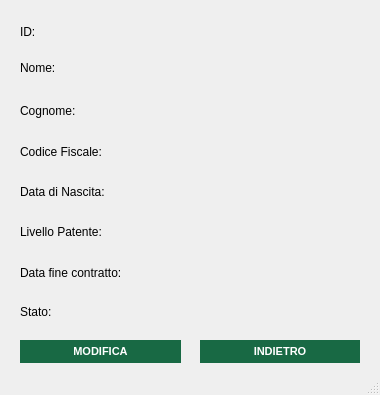
<?xml version="1.0" encoding="UTF-8"?>
<ui version="4.0">
 <class>visualizzaoperatore_window</class>
 <widget class="QMainWindow" name="visualizzaoperatore_window">
  <property name="geometry">
   <rect>
    <x>0</x>
    <y>0</y>
    <width>380</width>
    <height>395</height>
   </rect>
  </property>
  <property name="minimumSize">
   <size>
    <width>380</width>
    <height>395</height>
   </size>
  </property>
  <property name="maximumSize">
   <size>
    <width>380</width>
    <height>395</height>
   </size>
  </property>
  <property name="windowTitle">
   <string>Visualizza Operatore</string>
  </property>
  <property name="windowIcon">
   <iconset resource="xz.qrc">
    <normaloff>:/images/images/AnconAmbiente_Logo.png</normaloff>:/images/images/AnconAmbiente_Logo.png</iconset>
  </property>
  <widget class="QWidget" name="visualizzaoperatore_widget">
   <widget class="QLabel" name="label">
    <property name="geometry">
     <rect>
      <x>20</x>
      <y>58</y>
      <width>110</width>
      <height>20</height>
     </rect>
    </property>
    <property name="text">
     <string>Nome:</string>
    </property>
   </widget>
   <widget class="QLabel" name="label_2">
    <property name="geometry">
     <rect>
      <x>20</x>
      <y>101</y>
      <width>110</width>
      <height>20</height>
     </rect>
    </property>
    <property name="text">
     <string>Cognome:</string>
    </property>
   </widget>
   <widget class="QLabel" name="label_3">
    <property name="geometry">
     <rect>
      <x>20</x>
      <y>225</y>
      <width>110</width>
      <height>13</height>
     </rect>
    </property>
    <property name="text">
     <string>Livello Patente:</string>
    </property>
   </widget>
   <widget class="QPushButton" name="modifica_button">
    <property name="geometry">
     <rect>
      <x>20</x>
      <y>340</y>
      <width>161</width>
      <height>23</height>
     </rect>
    </property>
    <property name="styleSheet">
     <string notr="true">QPushButton{
background-color:rgb(24, 105, 68);
color: white;
border-style: outset;
font:  bold 11px


}

QPushButton:hover{
background-color:rgb(170, 203, 108);
color: white;
border-style: outset;
font:  bold 11px
}</string>
    </property>
    <property name="text">
     <string>MODIFICA</string>
    </property>
   </widget>
   <widget class="QPushButton" name="indietro_button">
    <property name="geometry">
     <rect>
      <x>200</x>
      <y>340</y>
      <width>160</width>
      <height>23</height>
     </rect>
    </property>
    <property name="styleSheet">
     <string notr="true">QPushButton{
background-color:rgb(24, 105, 68);
color: white;
border-style: outset;
font:  bold 11px


}

QPushButton:hover{
background-color:rgb(170, 203, 108);
color: white;
border-style: outset;
font:  bold 11px
}</string>
    </property>
    <property name="text">
     <string>INDIETRO</string>
    </property>
   </widget>
   <widget class="QLabel" name="label_4">
    <property name="geometry">
     <rect>
      <x>20</x>
      <y>265</y>
      <width>131</width>
      <height>16</height>
     </rect>
    </property>
    <property name="text">
     <string>Data fine contratto:</string>
    </property>
   </widget>
   <widget class="QLabel" name="label_6">
    <property name="geometry">
     <rect>
      <x>20</x>
      <y>145</y>
      <width>110</width>
      <height>13</height>
     </rect>
    </property>
    <property name="text">
     <string>Codice Fiscale:</string>
    </property>
   </widget>
   <widget class="QLabel" name="label_5">
    <property name="geometry">
     <rect>
      <x>20</x>
      <y>185</y>
      <width>110</width>
      <height>13</height>
     </rect>
    </property>
    <property name="text">
     <string>Data di Nascita:</string>
    </property>
   </widget>
   <widget class="QLabel" name="label_7">
    <property name="geometry">
     <rect>
      <x>20</x>
      <y>25</y>
      <width>110</width>
      <height>13</height>
     </rect>
    </property>
    <property name="text">
     <string>ID:</string>
    </property>
   </widget>
   <widget class="QLabel" name="id_label">
    <property name="geometry">
     <rect>
      <x>170</x>
      <y>25</y>
      <width>370</width>
      <height>13</height>
     </rect>
    </property>
    <property name="text">
     <string/>
    </property>
   </widget>
   <widget class="QLabel" name="nome_label">
    <property name="geometry">
     <rect>
      <x>170</x>
      <y>65</y>
      <width>370</width>
      <height>13</height>
     </rect>
    </property>
    <property name="text">
     <string/>
    </property>
   </widget>
   <widget class="QLabel" name="cognome_label">
    <property name="geometry">
     <rect>
      <x>170</x>
      <y>105</y>
      <width>370</width>
      <height>13</height>
     </rect>
    </property>
    <property name="text">
     <string/>
    </property>
   </widget>
   <widget class="QLabel" name="cf_label">
    <property name="geometry">
     <rect>
      <x>170</x>
      <y>145</y>
      <width>370</width>
      <height>16</height>
     </rect>
    </property>
    <property name="text">
     <string/>
    </property>
   </widget>
   <widget class="QLabel" name="datanascita_label">
    <property name="geometry">
     <rect>
      <x>170</x>
      <y>185</y>
      <width>370</width>
      <height>13</height>
     </rect>
    </property>
    <property name="text">
     <string/>
    </property>
   </widget>
   <widget class="QLabel" name="patente_label">
    <property name="geometry">
     <rect>
      <x>170</x>
      <y>225</y>
      <width>370</width>
      <height>13</height>
     </rect>
    </property>
    <property name="text">
     <string/>
    </property>
   </widget>
   <widget class="QLabel" name="datacontratto_label">
    <property name="geometry">
     <rect>
      <x>170</x>
      <y>265</y>
      <width>370</width>
      <height>13</height>
     </rect>
    </property>
    <property name="text">
     <string/>
    </property>
   </widget>
   <widget class="QLabel" name="stato_label">
    <property name="geometry">
     <rect>
      <x>170</x>
      <y>305</y>
      <width>370</width>
      <height>13</height>
     </rect>
    </property>
    <property name="text">
     <string/>
    </property>
   </widget>
   <widget class="QLabel" name="label_9">
    <property name="geometry">
     <rect>
      <x>20</x>
      <y>305</y>
      <width>110</width>
      <height>13</height>
     </rect>
    </property>
    <property name="text">
     <string>Stato:</string>
    </property>
   </widget>
  </widget>
  <widget class="QStatusBar" name="statusbar"/>
 </widget>
 <resources>
  <include location="xz.qrc"/>
 </resources>
 <connections/>
</ui>
